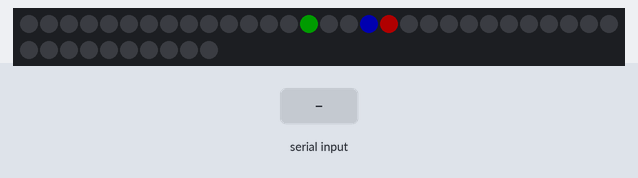
A sketch run on a simulated Arduino Uno, built with avr-gcc and run on an emulated ATmega328P. Shown: 40 RGB LEDs in strip order, left to right, continuing on the next row. The inputs (shaded band) are chosen by the test bench. Dim RGB values are drawn brighter than linear.

Above: at 2.2 s.
2.3 s: "7" received over Serial
At 3.6 s:
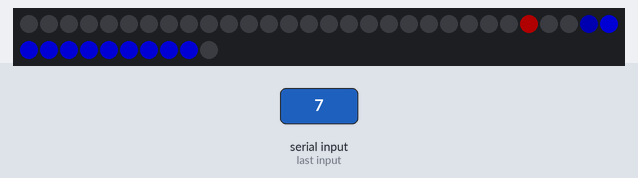
5.3 s: "1" received over Serial
At 6.0 s:
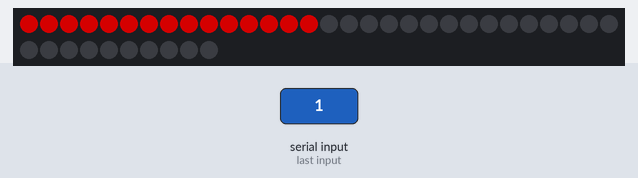
Timing chart, 0 to 8.3 s (numbered marks = the images above; inputs shaded):
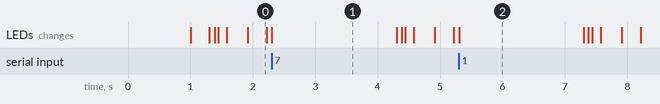

The sketch:

finalV4.ino
```cpp
#include "FastLED.h"                                          // FastLED library.
#include <SoftwareSerial.h>
#include <Wire.h>
//#include "DFRobot_TCS34725.h"
#include <Servo.h>
#include <time.h>
//灯光
#define LED_DT 3                                             // Data pin to connect to the strip.
#define COLOR_ORDER GRB                                      // It's GRB for WS2812 and BGR for APA102.
#define LED_TYPE WS2812                                       // Using APA102, WS2812, WS2801. Don't forget to modify LEDS.addLeds to suit.
#define NUM_LEDS 40                                           // Number of LED's.
//int *mode_serial;
int *tep_rec;
uint8_t max_bright = 128;                                     // Overall brightness definition. It can be changed on the fly.
struct CRGB leds[NUM_LEDS];
int *pos;
int *count;
//声音
SoftwareSerial voiceserial(10, 11);
char mode_serial;

//颜色传感
//DFRobot_TCS34725 tcs = DFRobot_TCS34725(&Wire, TCS34725_ADDRESS,TCS34725_INTEGRATIONTIME_50MS, TCS34725_GAIN_4X);


//舵机
Servo myservo;


  void setup() {
  //myservo.attach(9);
  //voiceserial.begin(9600);
  Serial.begin(9600);                                        // Initialize serial port for debugging.
  delay(1000);                                                // Soft startup to ease the flow of electrons.
  //volume(0x1A);
  LEDS.addLeds<LED_TYPE, LED_DT, COLOR_ORDER>(leds, NUM_LEDS);         // For WS2812B


  FastLED.setBrightness(max_bright);
        // FastLED Power management set at 5V, 500mA
  //myservo.attach(9);
  //*mode_serial = 0;
}


void loop(){
  mode_serial = Serial.read();
  if(mode_serial == '1'){
    light_mode_2();
  }
  else if(mode_serial == '2'){
    light_mode_2();
  }
  else if(mode_serial == '3'){
    light_mode_2();
  }
  else if(mode_serial == '4'){
    light_mode_3();
  }
  else if(mode_serial == '5'){
    light_mode_3();
  }
  else if(mode_serial == '6'){
    light_mode_3();
  }
   else if(mode_serial == '7'){
    light_mode_4();
  }
  else if(mode_serial == '8'){
    light_mode_4();
  }
  else if(mode_serial == '9'){
    light_mode_4();
  }
  else{
    light_mode_1();

  }


  }


//mode1 默认 2 胜利 3 失败 4 平局
void light_mode_1() {
  uint8_t bpm = 30;
  uint8_t inner = beatsin8(bpm, NUM_LEDS/4, NUM_LEDS/4*3);    // Move 1/4 to 3/4
  uint8_t outer = beatsin8(bpm, 0, NUM_LEDS-1);               // Move entire length
  uint8_t middle = beatsin8(bpm, NUM_LEDS/3, NUM_LEDS/3*2);   // Move 1/3 to 2/3

  leds[middle] = CRGB::Red;
  leds[inner] = CRGB::Blue;
  leds[outer] = CRGB::Green;

  nscale8(leds,NUM_LEDS,110);                             // Fade the entire array. Or for just a few LED's, use  nscale8(&leds[2], 5, fadeval);
  FastLED.show();
} // dot_beat()
//red


void light_mode_2(){
  fill_solid(leds, 15, CRGB(255,0,0));
  FastLED.show();
  delay(2000);
}
//green
void light_mode_3(){
  fill_solid(leds+16, 15, CRGB(0,255,0));
  FastLED.show();
  delay(2000);
}
//blue
void light_mode_4(){
  fill_solid(leds+29, 10, CRGB(0,0,255));
  FastLED.show();
  delay(2000);
}
void light_mode_5(){
  fill_solid(leds,40, CRGB(255, 255, 255));
  FastLED.show();
  //delay(500);
}


void play(unsigned char Track)
{
  unsigned char play[6] = {0xAA,0x07,0x02,0x00,Track,Track+0xB3};//0xB3=0xAA+0x07+0x02+0x00,即最后一位为校验和
   voiceserial.write(play,6);
}
void volume(unsigned char vol)
{
  unsigned char volume[5] = {0xAA,0x13,0x01,vol,vol+0xBE};//0xBE=0xAA+0x13+0x01,即最后一位为校验和
     voiceserial.write(volume,5);
 }
```

Measured:
- after the input at 2.3 s, the LEDs: change at once (image 1)
- after the input at 5.3 s, the LEDs: change at once (image 2)
